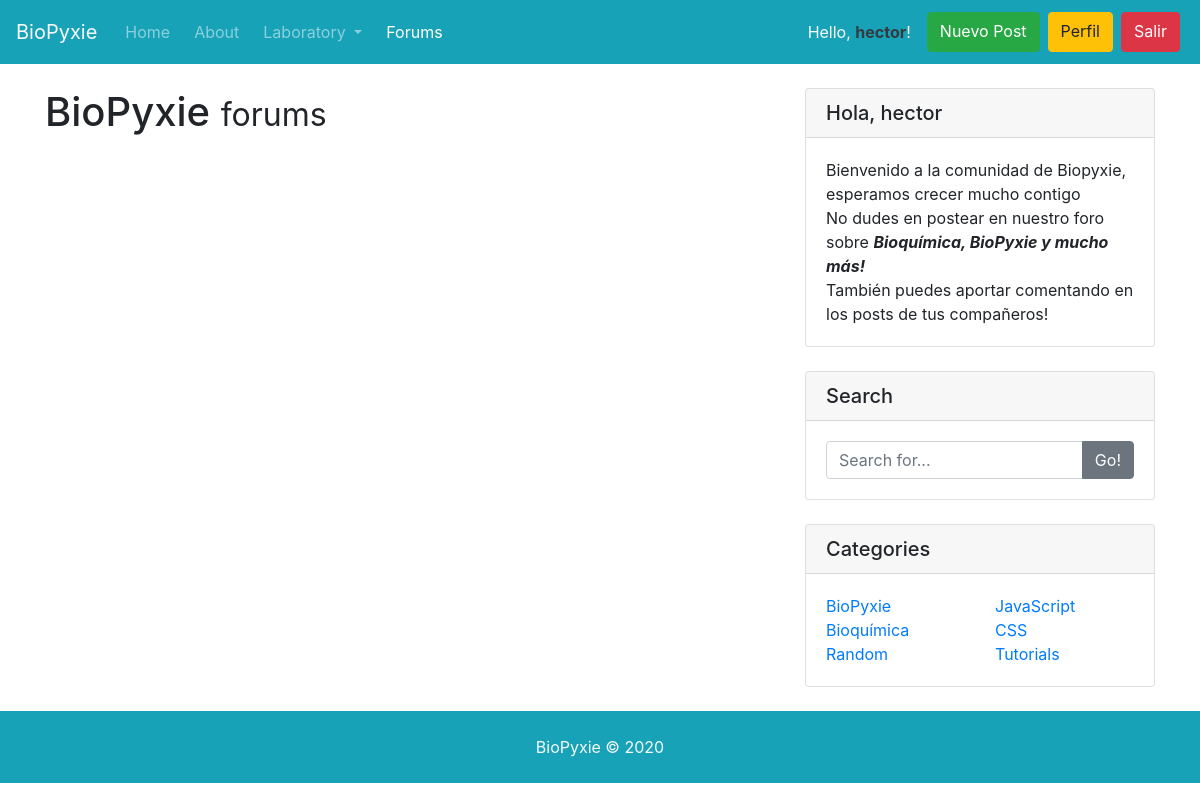
/forum/ (signed in), run on an earlier commit of the app's database.
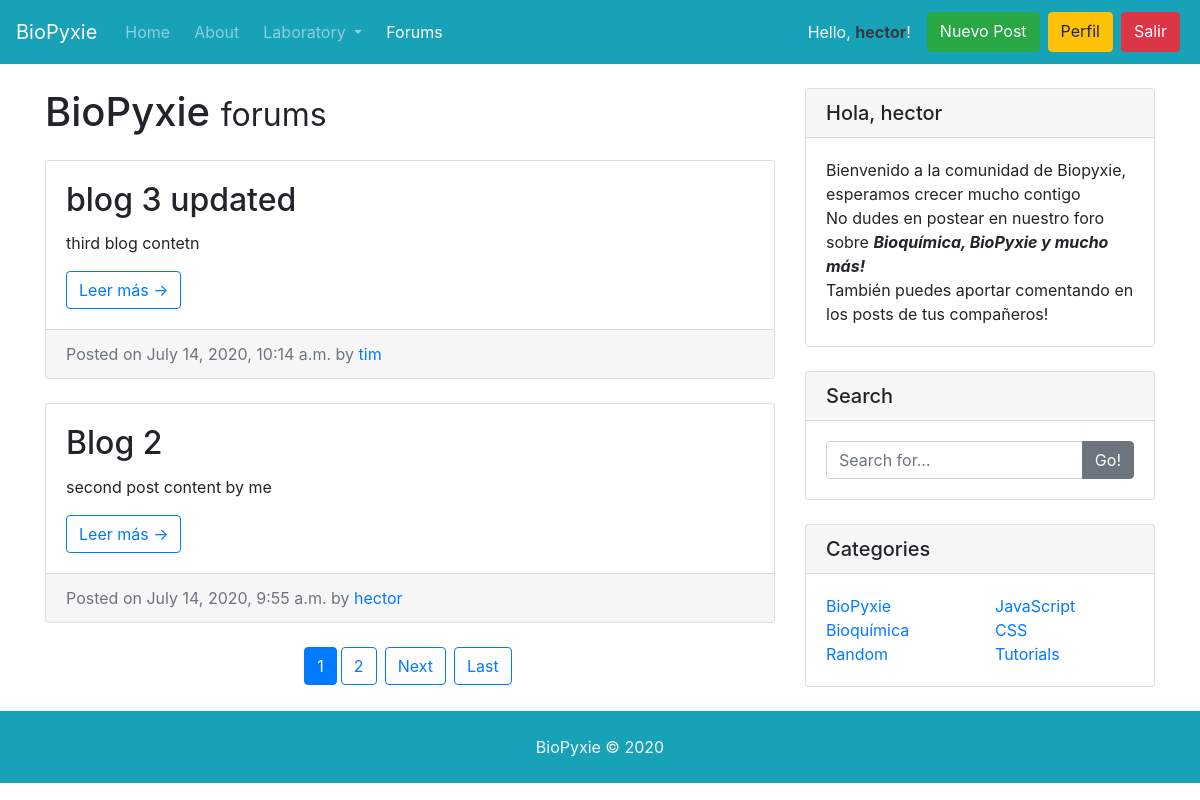
And on a later commit of the database.
### forum/models.py (models this page shows, shortened)
class Post(models.Model):
    title = models.CharField(max_length=100)
    content = models.TextField(max_length=1000)
    date_posted = models.DateTimeField(default=timezone.now)
    author = models.ForeignKey(User, on_delete=models.CASCADE)

### forum/views.py (the view)
# urls.py: path('', PostListView.as_view(), name='forum'),
class PostListView(LoginRequiredMixin, ListView):
    model = Post
    template_name='forum/posts.html'
    context_object_name = 'posts'
    ordering = ['-date_posted']
    paginate_by = 2

### templates/forum/posts.html (shortened to what this page needs)
{% extends 'forum/forumtemplate.html' %}
{% block box %}
{% for post in posts %}
<div class="card mb-4">
  <div class="card-body">
    <h2 class="card-title">{{ post.title }}</h2>
    <p class="card-text">{{ post.content }}</p>
    <a href="{% url 'post-detail' post.id %}" class="btn btn-outline-primary">Leer más &rarr;</a>
  </div>
  <div class="card-footer text-muted">
    Posted on {{ post.date_posted }} by
    <a href="#">{{ post.author }}</a>
  </div>
</div>
{% endfor %}
{% if is_paginated %}
<ul class="pagination justify-content-center mb-4">
{% for num in page_obj.paginator.page_range %}
  {% if page_obj.number == num %}
  <li class="page-item disabled">
    <a class="btn btn-primary" href="?page={{ num }}">{{ num }}</a>
  </li>
  {% elif num > page_obj.number|add:'-3' and num < page_obj.number|add:'3' %}
  <li class="page-item">
    <a class="btn btn-outline-primary mx-1" href="?page={{ num }}">{{ num }}</a>
  </li>
  {% endif %}
{% endfor %}
{%if page_obj.has_next %}
  <li class="page-item">
    <a class="btn btn-outline-primary mx-1" href="?page={{ page_obj.next_page_number }}">Next</a>
  </li>
  <li class="page-item">
    <a class="btn btn-outline-primary mx-1" href="'page={{ page_obj.paginator.num_pages }}'">Last</a>
  </li>
  {% endif %}
</ul>
{% endif %}
{% endblock box %}

### templates/forum/forumtemplate.html
{% extends 'forum/forum.html' %}
{% block content %}
<div class="container">
  <div class="row">
    <div class="col-md-8">
      <h1 class="my-4">BioPyxie
        <small>forums</small>
      </h1>
      {% block box %}
      {% endblock box %}
    </div>
    <div class="col-md-4">
      <div class="card my-4">
        <h5 class="card-header">Hola, {{user.username}}</h5>
        <div class="card-body">
          Bienvenido a la comunidad de Biopyxie, esperamos crecer mucho contigo <br>
          No dudes en postear en nuestro foro sobre <i><b>Bioquímica, BioPyxie y mucho más!</b></i><br>También puedes aportar comentando en los posts de tus compañeros!
        </div>
      </div>
      <div class="card my-4">
        <h5 class="card-header">Search</h5>
        <div class="card-body">
          <div class="input-group">
            <input type="text" class="form-control" placeholder="Search for...">
            <span class="input-group-append">
              <button class="btn btn-secondary" type="button">Go!</button>
            </span>
          </div>
        </div>
      </div>
      <div class="card my-4">
        <h5 class="card-header">Categories</h5>
        <div class="card-body">
          <div class="row">
            <div class="col-lg-6">
              <ul class="list-unstyled mb-0">
                <li>
                  <a href="#">BioPyxie</a>
                </li>
                <li>
                  <a href="#">Bioquímica</a>
                </li>
                <li>
                  <a href="#">Random</a>
                </li>
              </ul>
            </div>
            <div class="col-lg-6">
              <ul class="list-unstyled mb-0">
                <li>
                  <a href="#">JavaScript</a>
                </li>
                <li>
                  <a href="#">CSS</a>
                </li>
                <li>
                  <a href="#">Tutorials</a>
                </li>
              </ul>
            </div>
          </div>
        </div>
      </div>
    </div>
  </div>
</div>
{% endblock content %}

### templates/forum/forum.html (shortened to what this page needs)
<!doctype html>
<html lang="en">
<head>
  <link rel="stylesheet" href="https://stackpath.bootstrapcdn.com/bootstrap/4.5.0/css/bootstrap.min.css">
</head>
<body>
  <nav class="navbar navbar-expand-lg navbar-dark bg-info">
    <a class="navbar-brand text-light" href="/">BioPyxie</a>
    <div class="collapse navbar-collapse" id="navbarSupportedContent">
      <ul class="navbar-nav mr-auto">
        <li class="nav-item m-1">
          <a class="nav-link" href="/">Home</a>
        </li>
        <li class="nav-item m-1">
          <a class="nav-link" href="/about">About</a>
        </li>
        <li class="nav-item dropdown m-1">
          <a class="nav-link dropdown-toggle" href="/lab" id="navbarDropdown" role="button" data-toggle="dropdown" aria-haspopup="true" aria-expanded="false">
            Laboratory
          </a>
        </li>
        <li class="nav-item m-1">
          <a class="nav-link active" href="/forum">Forums<span class="sr-only">(current)</span></a>
        </li>
      </ul>
      <ul class="navbar-nav">
        {% if user.is_authenticated %}
        <span class="nav-link text-light m-1">Hello, <b class="text-dark">{{ request.user }}</b>!</span>
        <a class="btn btn-success m-1" href="/forum/post/new">Nuevo Post</a>
        <a class="btn btn-warning m-1" href="{% url 'profile' %}">Perfil</a>
        <a class="btn btn-danger m-1" href="{% url 'logout' %}">Salir</a>
        {% endif %}
      </ul>
    </div>
  </nav>
  {% block content %}
  {% endblock content %}
  <div class="py-4 bg-info">
    <div>
      <p class="m-0 text-center text-light">BioPyxie &copy; 2020</p>
    </div>
  </div>
</body>
</html>

What changed in the data, as far as the page shows it:
added Post: title "blog 3 updated", content "third blog contetn", date_posted "July 14, 2020, 10:14 a.m.", author "tim"
added Post: title "Blog 2", content "second post content by me", date_posted "July 14, 2020, 9:55 a.m.", author "hector"
Also different on the page:
new list line: "1"
new list line: "2"
text now shown: "Next Last"
